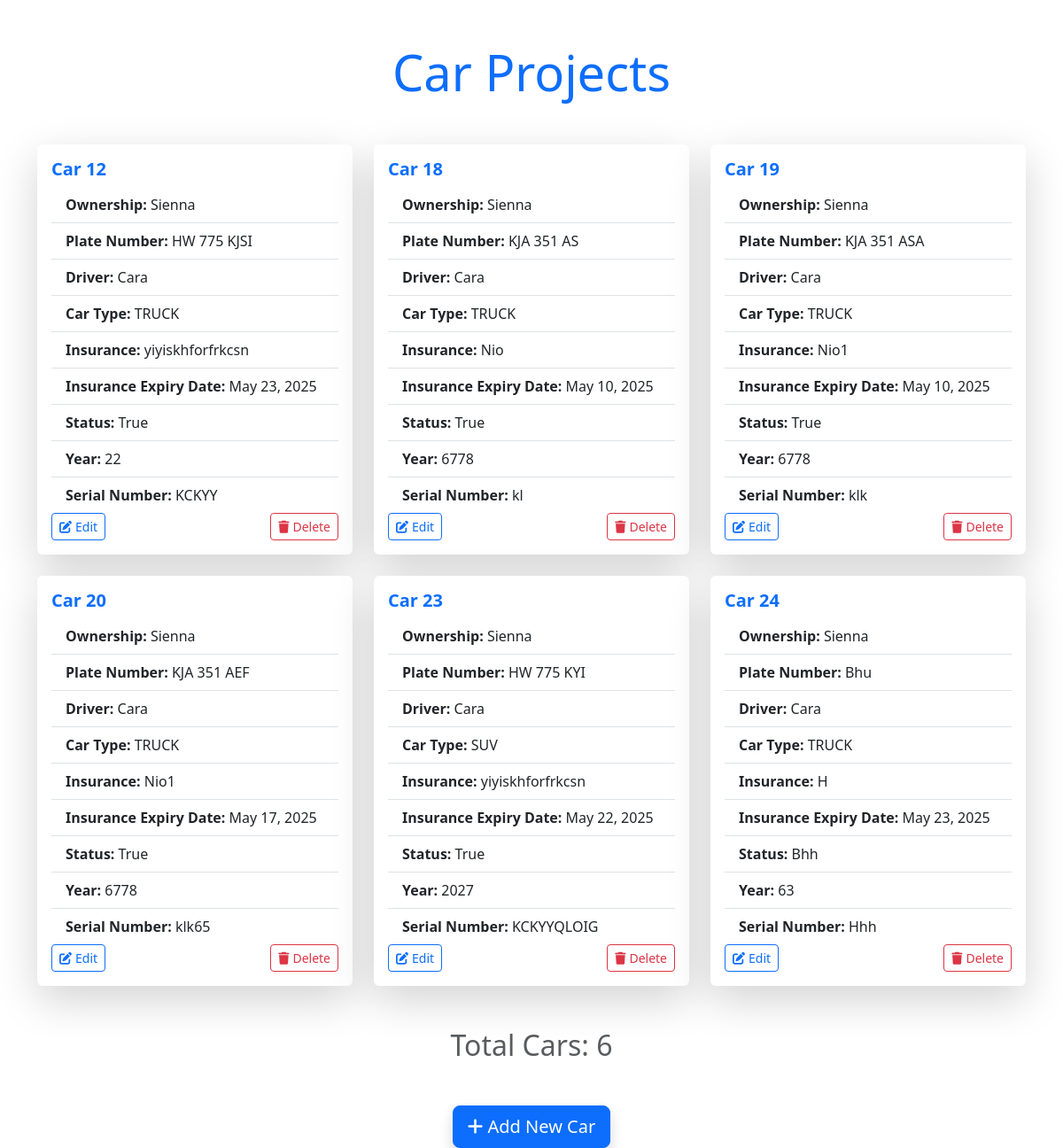
Before: / with the older database file.
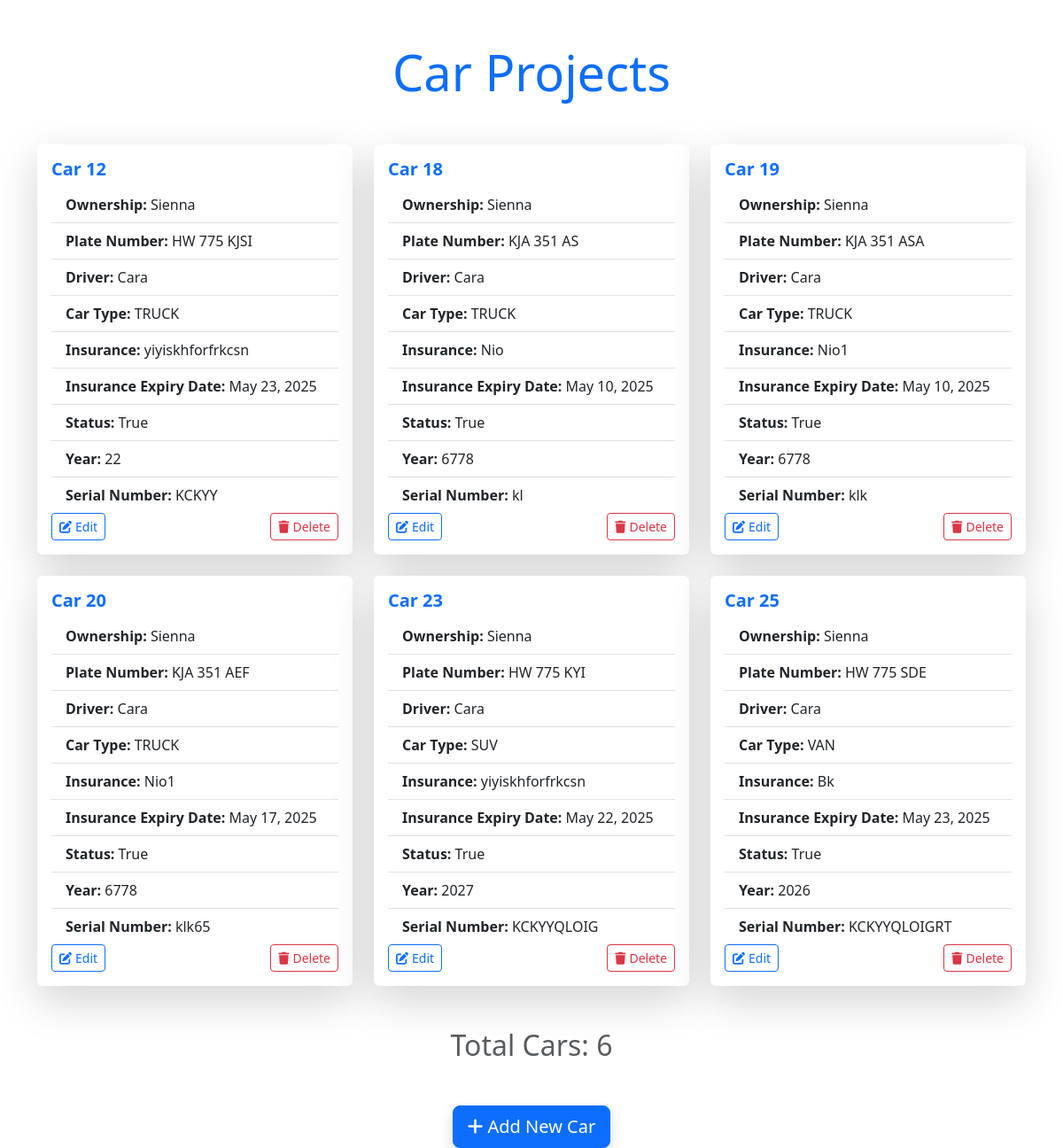
After: the same page with the newer database file.
### App/models.py (models this page shows, shortened)
class Car(models.Model):
    class CarType(models.TextChoices):
        SEDAN = 'SEDAN', _('Sedan')
        SUV = 'SUV', _('SUV')
        TRUCK = 'TRUCK', _('Truck')
        VAN = 'VAN', _('Van')
    ownership = models.ForeignKey(Vendor, on_delete=models.CASCADE, verbose_name=_('Vendor'))
    plate_number = models.CharField(max_length=20, unique=True, verbose_name=_('Plate Number'))
    driver = models.ForeignKey(Driver, on_delete=models.CASCADE, null=True, verbose_name=_('Driver'))
    car_type = models.CharField(max_length=10, choices=CarType.choices, verbose_name=_('Car Type'))
    insurance = models.CharField(max_length=100, verbose_name=_('Insurance'))
    insurance_expiry_date = models.DateField(verbose_name=_('Insurance Expiry Date'))
    status = models.BooleanField(default=True, verbose_name=_('Status'))
    year = models.PositiveIntegerField(verbose_name=_('Year'))
    car_serial_number = models.CharField(max_length=100, unique=True, verbose_name=_('Car Serial Number'))

class Vendor(models.Model):
    name = models.CharField(max_length=100)
    def __str__(self):
        return self.name

class Driver(models.Model):
    name = models.CharField(max_length=100)
    def __str__(self):
        return self.name

### App/views.py (the view)
# urls.py: path('', CarListView.as_view(), name='car_list'),
class CarListView(ListView):
    model = Car
    template_name = 'list.html'
    context_object_name = 'cars'

### App/templates/list.html (shortened to what this page needs)
{% load static %}
{% load i18n %}
<!DOCTYPE html>
<html lang="en">
<head>
  <link rel="stylesheet" href="https://cdnjs.cloudflare.com/ajax/libs/font-awesome/6.0.0/css/all.min.css">
  <link href="https://cdnjs.cloudflare.com/ajax/libs/toastr.js/latest/css/toastr.min.css" rel="stylesheet"/>
  <link href="https://cdn.jsdelivr.net/npm/bootstrap@5.3.3/dist/css/bootstrap.min.css" rel="stylesheet">
</head>
<body>
    {% block content %}
    <header class="container mt-5" id="car-list">
      <h1 class="text-center mb-5 display-4 text-primary">{% trans "Car Projects" %}</h1>
      {% if cars %}
      <div class="row row-cols-1 row-cols-md-2 row-cols-lg-3 g-4">
      {% for car in cars %}
      <div class="col" id="car-{{ car.pk }}">
        <div class="card shadow-lg border-0 h-100">
        <div class="card-body">
          <h5 class="card-title text-primary fw-bold">Car {{ car.pk }}</h5>
          <ul class="list-group list-group-flush">
            <li class="list-group-item"><strong>{% trans "Ownership" %}:</strong> {{ car.ownership }}</li>
            <li class="list-group-item"><strong>{% trans "Plate Number" %}:</strong> {{ car.plate_number }}</li>
            <li class="list-group-item"><strong>{% trans "Driver" %}:</strong> {{ car.driver }}</li>
            <li class="list-group-item"><strong>{% trans "Car Type" %}:</strong> {{ car.car_type }}</li>
            <li class="list-group-item"><strong>{% trans "Insurance" %}:</strong> {{ car.insurance }}</li>
            <li class="list-group-item"><strong>{% trans "Insurance Expiry Date" %}:</strong> {{ car.insurance_expiry_date }}</li>
            <li class="list-group-item"><strong>{% trans "Status" %}:</strong> {{ car.status }}</li>
            <li class="list-group-item"><strong>{% trans "Year" %}:</strong> {{ car.year }}</li>
            <li class="list-group-item"><strong>{% trans "Serial Number" %}:</strong> {{ car.car_serial_number }}</li>
          </ul>
            <div class="d-flex align-items-center justify-content-between">
              <a href="{% url 'car_edit' pk=car.pk %}" class="btn btn-outline-primary btn-sm me-2 d-flex align-items-center">
              <i class="fas fa-edit me-1"></i> {% trans "Edit" %}
              </a>
              <form
              method="POST"
              class="d-flex align-items-center"
              hx-post="{% url 'car_delete' car.pk %}"
              hx-target="#car-{{ car.pk }}"
              hx-swap="outerHTML"
              hx-on::after-request="htmx.ajax('GET', '{% url 'car_list' %}', '#car-list')">
              <button type="submit" class="btn btn-outline-danger btn-sm d-flex align-items-center">
                <i class="fas fa-trash me-1"></i> {% trans "Delete" %}
              </button>
              </form>
          </div>
        </div>
        </div>
      </div>
      {% endfor %}
      </div>
      <h2 class="text-center mt-5 text-muted">{% trans "Total Cars" %}: {{ cars|length }}</h2>
      {% else %}
      <h2 class="text-center text-muted">{% trans "No Cars Available" %}</h2>
      {% endif %}
      <div class="text-center mt-5">
      <a href="{% url 'car_add' %}" class="btn btn-primary btn-lg shadow">
        <i class="fas fa-plus"></i> {% trans "Add New Car" %}
      </a>
      </div>
    </header>
    {% endblock %}
</body>
</html>

Changed rows visible on the page:
removed Car: pk "24", ownership "Sienna", plate_number "Bhu", driver "Cara", car_type "TRUCK", insurance "H", insurance_expiry_date "May 23, 2025", status "Bhh", year "63", car_serial_number "Hhh"
added Car: pk "25", ownership "Sienna", plate_number "HW 775 SDE", driver "Cara", car_type "VAN", insurance "Bk", insurance_expiry_date "May 23, 2025", status "True", year "2026", car_serial_number "KCKYYQLOIGRT"
